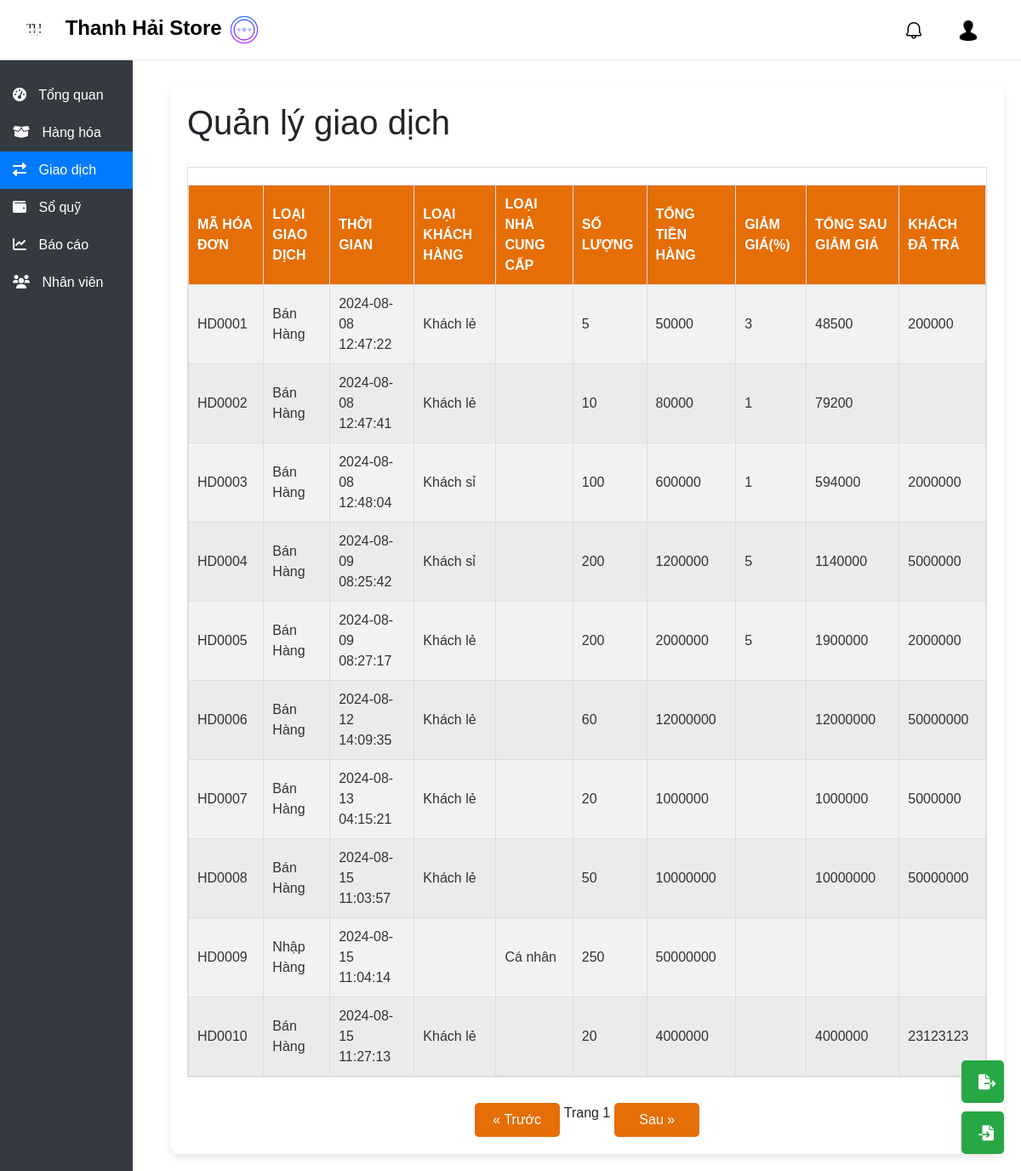
Page /transaction (signed in) on the committed database.
### db.py (models this page shows)
class Bill(db.Model):
    __tablename__ = 'bill'
    id_bill = db.Column(db.Integer, primary_key=True)
    code_bill = db.Column(db.Text, nullable=True)
    quantity = db.Column(db.Integer, nullable=True)
    date = db.Column(db.DateTime, default=lambda: datetime.utcnow().replace(microsecond=0), nullable=False)
    type_transaction = db.Column(db.Text, nullable=True)
    type_customer = db.Column(db.Text, nullable=True)
    totalprice = db.Column(db.Integer, nullable=True)
    discount = db.Column(db.Integer, nullable=True)
    afterdiscount = db.Column(db.Integer, nullable=True)
    customerpaid = db.Column(db.Integer, nullable=True)
    id_product = db.Column(db.Integer, nullable=False)
    phone_customer = db.Column(db.Integer, nullable=True)
    type_supplier = db.Column(db.Text, nullable=True)
    phone_supplier = db.Column(db.Integer, nullable=True)

### app.py (the view)
@app.route("/transaction", methods=["GET"])
def admin_transaction():
    if "user_id" in session and session["usertype"] in ["admin","thuquy"]:
        user = Register.query.filter_by(id=session["user_id"]).first()
        if user:
            bills = get_bills()
            return render_template(
                "admin/transaction.html", user_name=user.user, bills=bills, user_type=user.usertype
            )
        else:
            return "Không tìm thấy thông tin người dùng"
    else:
        return redirect(url_for("login"))

### templates/admin/transaction.html (shortened to what this page needs)
<!DOCTYPE html>
<html lang="en">
<head>
    <link rel="stylesheet" href="https://stackpath.bootstrapcdn.com/bootstrap/4.5.2/css/bootstrap.min.css">
    <link rel="stylesheet" href="https://cdnjs.cloudflare.com/ajax/libs/font-awesome/6.0.0-beta3/css/all.min.css">
    <link rel="stylesheet" href="../../static/css/transaction.css">
    <link rel="stylesheet" href="../../static/css/noti.css">
    <link rel="stylesheet" href="../../static/css/base.css">
    <link href="https://cdnjs.cloudflare.com/ajax/libs/toastr.js/latest/toastr.min.css" rel="stylesheet" />
</head>
<body>
    {% include 'navbar.html' %}
    <div class="sidebar" id="sidebar">
        <a href="/overview"><i class="fas fa-tachometer-alt"></i> Tổng quan</a>
        <a href="/product"><i class="fas fa-box-open"></i> Hàng hóa</a>
        <a href="/transaction" class="active"><i class="fas fa-exchange-alt"></i> Giao dịch</a>
        <a href="/treasury"><i class="fas fa-wallet"></i> Sổ quỹ</a>
        <a href="/report"><i class="fas fa-chart-line"></i> Báo cáo</a>
        <a href="/staff"><i class="fas fa-users"></i> Nhân viên</a>
    </div>
    <div class="content" id="content">
        <div class="card-container">
            <div class="main-content">
                <h1>Quản lý giao dịch</h1>
                <div class="table-responsive">
                    <table id="productTable">
                        <thead>
                            <tr>
                                <th>Mã hóa đơn</th>
                                <th>Loại giao dịch</th>
                                <th>Thời gian</th>
                                <th>Loại khách hàng</th>
                                <th>Loại nhà cung cấp</th>
                                <th>Số lượng</th>
                                <th>Tổng tiền hàng</th>
                                <th>Giảm giá(%)</th>
                                <th>Tổng sau giảm giá</th>
                                <th>Khách đã trả</th>
                            </tr>
                        </thead>
                        <tbody>
                            {% for bill in bills %}
                            <tr data-id="{{ bill.id_bill }}">
                                <td>{{ bill.code_bill or '' }}</td>
                                <td>{{ bill.type_transaction or '' }}</td>
                                <td>{{ bill.date or '' }}</td>
                                <td>{{ bill.type_customer or '' }}</td>
                                <td>{{ bill.type_supplier or '' }}</td>
                                <td>{{ bill.quantity or '' }}</td>
                                <td>{{ bill.totalprice or '' }}</td>
                                <td>{{ bill.discount or '' }}</td>
                                <td>{{ bill.afterdiscount or '' }}</td>
                                <td>{{ bill.customerpaid or '' }}</td>
                            </tr>
                            {% endfor %}
                        </tbody>
                    </table>
                </div>
                <div class="table-pagination">
                    <button id="prevPageBtn">&laquo; Trước</button>
                    <span id="currentPage">Trang 1</span>
                    <button id="nextPageBtn">Sau &raquo;</button>
                </div>
            </div>
        </div>
    </div>
    <button id="addBillExport" class="icon-btn" onclick="openNewTabExport()">
        <i class="fas fa-file-export"></i>
    </button>
    <button id="addBillImport" class="icon-btn" onclick="openNewTabImport()">
        <i class="fas fa-file-import"></i>
    </button>
</body>
</html>

### static/css/transaction.css (style rules this page uses)
table { width: 100%; border-collapse: collapse; margin-top: 20px; box-shadow: 0 4px 8px rgba(0, 0, 0, 0.1); background-color: #f8f8f8; }
th, td { border: 1px solid #dddddd; text-align: left; padding: 10px; transition: background-color 0.3s ease, color 0.3s ease; }
th { background-color: #e56e07; color: white; text-transform: uppercase; }
td { background-color: #f2f2f2; color: #333; }
tr:nth-child(even) td { background-color: #ebebeb; }
#addBillExport { position: fixed; bottom: 80px; right: 20px; width: 50px; height: 50px; background-color: #28a745; color: white; border: none; padding: 10px 20px; font-size: 18px; border-radius: 5px; cursor: pointer; display: inline-flex; align-items: center; transition: background-color 0.3s ease; }
#addBillImport { position: fixed; bottom: 20px; right: 20px; width: 50px; height: 50px; background-color: #28a745; color: white; border: none; padding: 10px 20px; font-size: 18px; border-radius: 5px; cursor: pointer; display: inline-flex; align-items: center; transition: background-color 0.3s ease; }
.icon-btn i { margin-right: 8px; }
.table-responsive { max-height: fit-content; overflow-y: auto; overflow-x: auto; border: 1px solid #ddd; }
.table-pagination { display: flex; justify-content: center; margin-top: 10px; }
.table-pagination button { width: 100px; padding: 8px 12px; margin: 0 5px; background-color: #e56e07; color: white; border: none; border-radius: 5px; cursor: pointer; }

### static/css/base.css (style rules this page uses)
body { font-family: Arial, sans-serif; background-image: url('../../static/img/background_dash2.jpg'); background-size: cover; background-repeat: no-repeat; background-attachment: fixed; margin: 0; padding: 0; }
.sidebar { height: 100%; width: 13%; position: fixed; top: 70px; left: 0; background-color: #343a40; padding-top: 20px; z-index: 999; transition: width 0.3s ease; overflow-x: hidden; white-space: nowrap; }
.sidebar a { padding: 10px 15px; text-decoration: none; font-size: 16px; color: white; display: block; transition: background-color 0.3s ease, padding-left 0.3s ease; position: relative; }
.sidebar a i { margin-right: 10px; transition: transform 0.3s ease; }
.sidebar a.active { background-color: #007bff; }
.content { margin-left: 15%; margin-top: 80px; padding: 20px; transition: margin-left 0.3s ease; display: flex; }
.card-container { width: 100%; background-color: rgba(255, 255, 255, 0.9); padding: 20px; border-radius: 10px; box-shadow: 0 4px 8px rgba(0, 0, 0, 0.1); }
.main-content { display: flex; flex-direction: column; flex-wrap: wrap; gap: 20px; }

### rows in the picture
Bill: code_bill "HD0001", type_transaction "Bán Hàng", date "2024-08-08 12:47:22", type_customer "Khách lẻ", quantity "5", totalprice "50000", discount "3", afterdiscount "48500", customerpaid "200000"
Bill: code_bill "HD0002", type_transaction "Bán Hàng", date "2024-08-08 12:47:41", type_customer "Khách lẻ", quantity "10", totalprice "80000", discount "1", afterdiscount "79200"
Bill: code_bill "HD0003", type_transaction "Bán Hàng", date "2024-08-08 12:48:04", type_customer "Khách sỉ", quantity "100", totalprice "600000", discount "1", afterdiscount "594000", customerpaid "2000000"
Bill: code_bill "HD0004", type_transaction "Bán Hàng", date "2024-08-09 08:25:42", type_customer "Khách sỉ", quantity "200", totalprice "1200000", discount "5", afterdiscount "1140000", customerpaid "5000000"
Bill: code_bill "HD0005", type_transaction "Bán Hàng", date "2024-08-09 08:27:17", type_customer "Khách lẻ", quantity "200", totalprice "2000000", discount "5", afterdiscount "1900000", customerpaid "2000000"
Bill: code_bill "HD0006", type_transaction "Bán Hàng", date "2024-08-12 14:09:35", type_customer "Khách lẻ", quantity "60", totalprice "12000000", afterdiscount "12000000", customerpaid "50000000"
Bill: code_bill "HD0007", type_transaction "Bán Hàng", date "2024-08-13 04:15:21", type_customer "Khách lẻ", quantity "20", totalprice "1000000", afterdiscount "1000000", customerpaid "5000000"
Bill: code_bill "HD0008", type_transaction "Bán Hàng", date "2024-08-15 11:03:57", type_customer "Khách lẻ", quantity "50", totalprice "10000000", afterdiscount "10000000", customerpaid "50000000"
Bill: code_bill "HD0009", type_transaction "Nhập Hàng", date "2024-08-15 11:04:14", type_supplier "Cá nhân", quantity "250", totalprice "50000000"
Bill: code_bill "HD0010", type_transaction "Bán Hàng", date "2024-08-15 11:27:13", type_customer "Khách lẻ", quantity "20", totalprice "4000000", afterdiscount "4000000", customerpaid "23123123"
